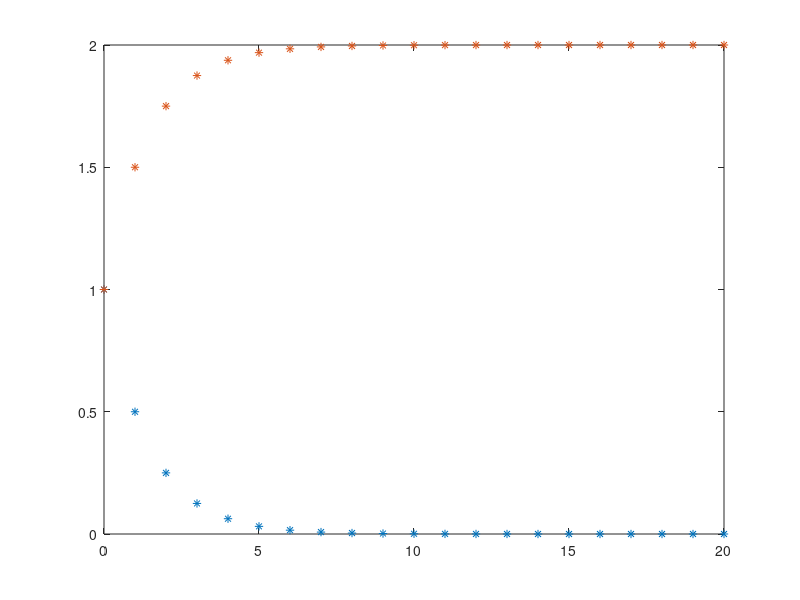
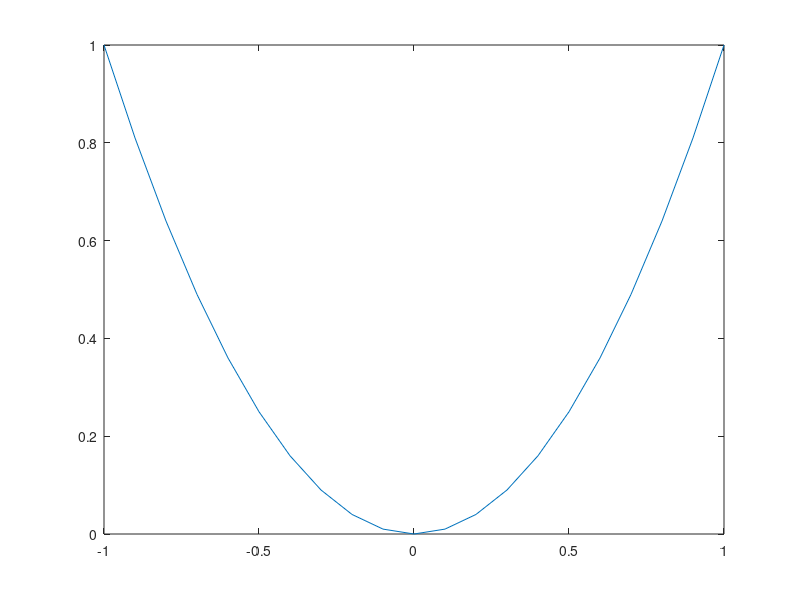
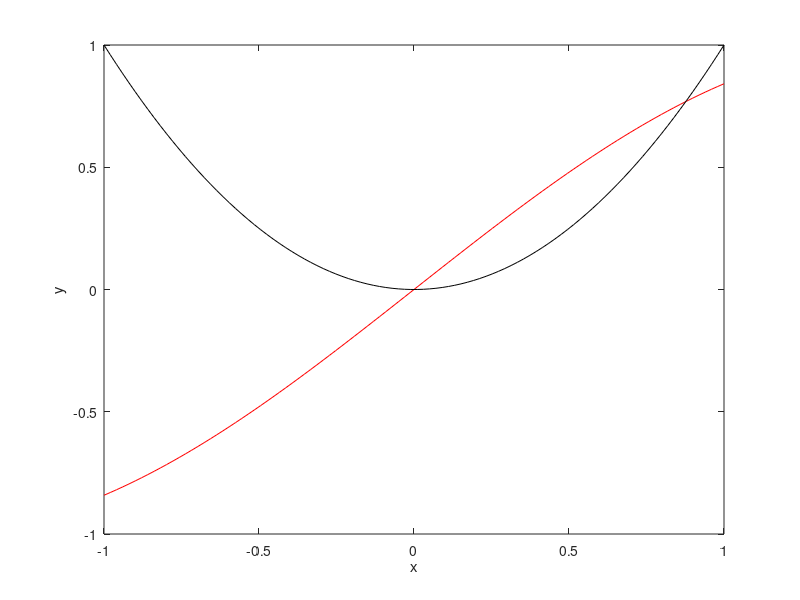

Write the MATLAB code that produced these figures, in order.
%% Lab 0

%% Preliminaries
% The lab section of this course gives an opportunity to implement the
% ideas that come from lecture.  Numerical analysis allows one to
% experiment directly with ideas from calculus, linear algebra and beyond.
% 
% The grade for this lab section is based on weekly homework assignments
% assigned in lecture
% (50%) and a final project (50%).  Not all homework assignments will have
% a lab assignment.
%
% Homework is due at the end of the day the Thursday after it is assigned.
% We will take lab time to work on the assignments.  Late assignments will
% not be accepted.
%
% The project will assigned early in the quarter and will be due at the end
% of the day on Dec. 8.  It will consist of an in-depth coding project.
%
% In this class we will use the "publish" functionality of MATLAB(R)
% extensively.  All MATLAB work that is turned it should be written so that
% it is readable after "publishing it".  Please see me or the TA if you
% have any questions about this functionality.  Here is the official
% documentation for publishing:
% <http://www.mathworks.com/help/matlab/matlab_prog/marking-up-matlab-comments-for-publishing.html
% Publishing Markup>

%% MATLAB(R) Links
%
% <http://laptops.eng.uci.edu/software-installation/matlab UCI MATLAB Software Installation>
%
% Some other references for
% MATLAB(R) tutorials are:
%
% <http://www.math.ucsd.edu/~bdriver/21d-s99/matlab-primer.html MATLAB
% primer>
%
% <http://people.duke.edu/~hpgavin/matlab.html Additional MATLAB tutorials>
%
% <http://www.cyclismo.org/tutorial/matlab/ Another MATLAB tutorial>

%% Some basic commands
clear % clear workspace
1 + 1
sin(pi*3)
exp(-1)
tanh(20)

%% Defining vectors

v = [1 2 3]; % a row vector, semi-colon supresses output
w = [1; 2; 3]; % a column vector
v - w' %' gives the transpose

%% Long vectors

v = [1:9] % a vector of integers 1 through 9
v(1) % first element of v
v(end) % last element of v
v(2:7) % grab elements 2 through 7
v(4:end) % grab elements 4 through the end

%% Matrices

M = [1,2,3,4;5,6,7,8;9,10,11,12;12,14,15,16]
M(1,4) % get the (1,4) element
M(2:3,2:3) % get the "middle" block of the matrix


%% Plotting

x = linspace(-1,1,100); % use 100 points between -1 and 1;
y = sin(x);
figure(1) % select a figure
plot(x,y)

x = -1:.1:1; % points from -1 to 1 with a spacing of .1;
y = x.^2; % use .^ or .* or ./ apply this operations to vectors componentwise
figure(2)
plot(x,y)

%% Plotting two functions with labels

x = linspace(-1,1,100);
figure(3)
plot(x,sin(x),'r') % plot in red
hold on % prevent the figure from being overwitten
plot(x,x.^2,'k') % plot in black
xlabel('x')
ylabel('y')

%% for loops (notice the tab's for text alignment)
% The following should give the sum of the first $n$ integers which is
% $n(n+1)/2$

n = 10;
SUM = 0; % using capital letters because sum() is a built-in function
for i = 1:n
    SUM = SUM + i;
end
SUM
n*(n+1)/2

%% a function 
%
% We can define anonymous functions in this way:

g = @(n) sum([0:n]);
g(10)

%% Problem 1:
% Define
% 
% $$ f(n) = \frac{1}{2^n}, \quad n \geq 0$$
%
% Write code to plot the two functions $f(n)$ and $g(n) = \sum_{k=0}^n
% f(k)$ for $0 \leq n \leq 20$.  The command
%
%   plot(x,y,'*')
%
% will plot the function but not interpolate between data points.  Hint:
% look at the
%
%   cumsum()
%
% command.

figure(1)
f = @(n) (1/2).^n;
n = 0:20;
plot(n,f(n),'*')
hold on
plot(n,cumsum(f(n)),'*')

%% Problem 2:
% Define the matrix
%
% $$ M = \left[ \begin{array}{ccc} 1 & 2 & 1 \\ 2 & 4 & 3 \end{array} \right].$$
%
% Write code to subtract twice the first row from the second.

M = [1 2 1; 2 4 3];
M(2,:) = M(2,:) - 2*M(1,:)
